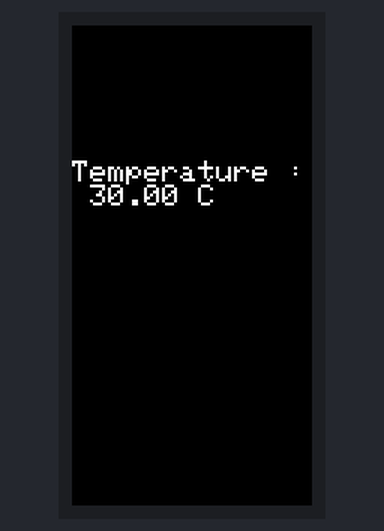
A sketch run on a simulated ESP32. Parts: 80×160 colour display.

Above: at 0.2 s.

The sketch:

imu_5.ino
```cpp
#include <M5StickC.h>

float temp;

void setup() {
  M5.begin();
  M5.IMU.Init();
}
void loop() {
  M5.IMU.getTempData(&temp);
  M5.Lcd.setCursor(0, 45);
  M5.Lcd.printf("Temperature : %.2f C", temp);
  delay(500);
}
```
